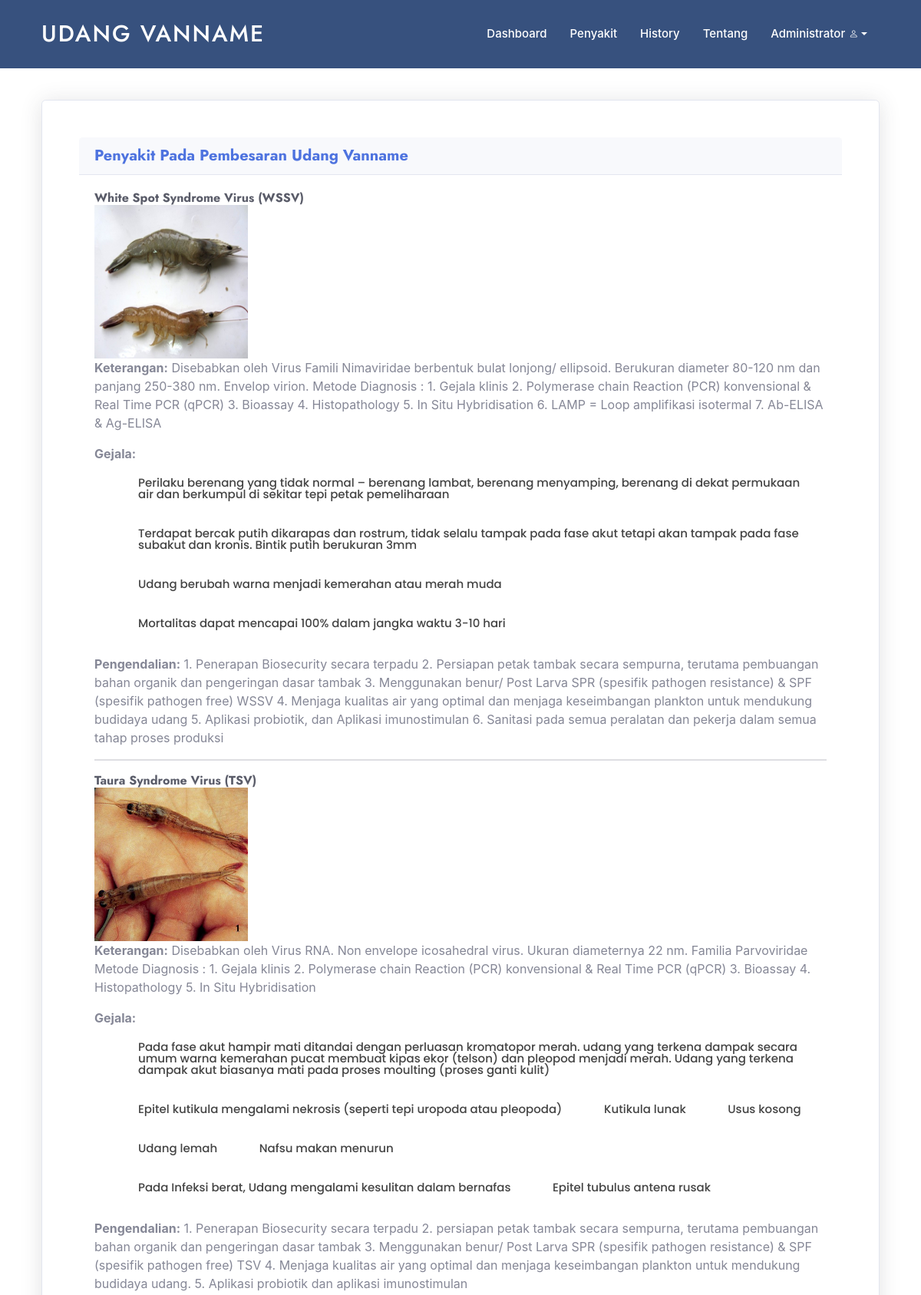
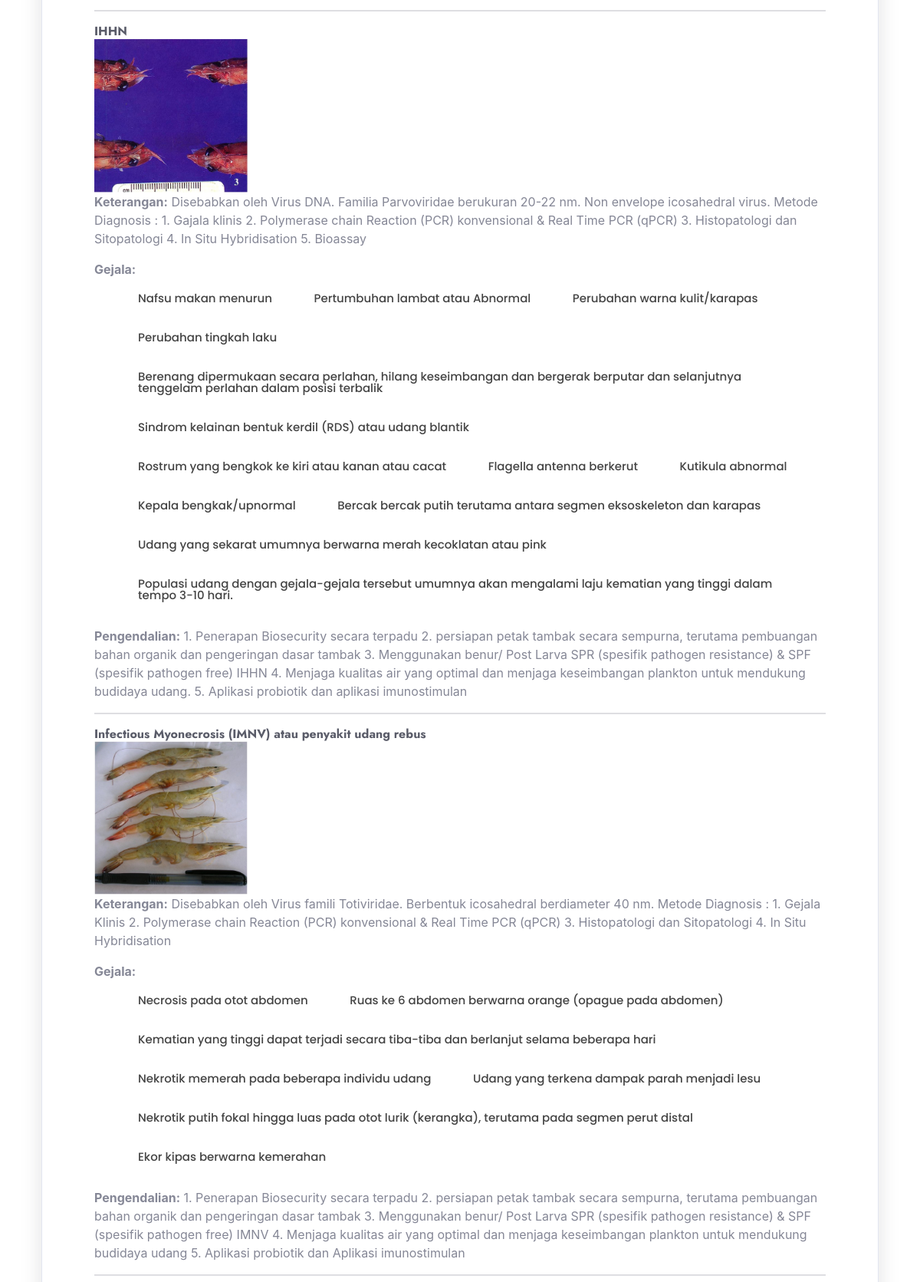
Screenshot of /user/penyakit.php (signed in, upper part) with the database file from the repository (2 pictures, top to bottom).
### tables this page shows
CREATE TABLE `tb_akun` (
  `id_akun` int(11) NOT NULL,
  `nama_lengkap` varchar(50) NOT NULL,
  `username` varchar(50) NOT NULL,
  `password` varchar(50) NOT NULL,
  `level` varchar(30) NOT NULL
);

CREATE TABLE `tb_penyakit` (
  `id_penyakit` int(11) NOT NULL,
  `nama_penyakit` text NOT NULL,
  `keterangan` text NOT NULL,
  `pengendalian` text NOT NULL,
  `gambar` text NOT NULL
);

CREATE TABLE `tb_gejala` (
  `id_gejala` int(11) NOT NULL,
  `nama_gejala` text NOT NULL
);

### user/penyakit.php (the view, shortened to what this page needs)
<?php
include 'header.php';
include '../assets/conn/config.php';
?>
<section id="portfolio" class="portfolio">
    <div class="container" data-aos="fade-up">
        <div class="section-title">
        </div>
        <div id="portfolio-flters" class="d-flex justify-content-center" data-aos="fade-up" data-aos-delay="100">
        <div class="card shadow p-5 mb-5">
            <div class="card-header">
                <h5 class="m-0 font-weight-bold text-primary">Penyakit Pada Pembesaran Udang Vanname</h5>
            </div>
        <div class="card-body">
        <?php
        $data = mysqli_query($conn, "SELECT * FROM tb_penyakit ORDER BY id_penyakit");
        if (mysqli_num_rows($data) > 0) {
            while ($row = mysqli_fetch_assoc($data)) {
                $idPenyakit = $row['id_penyakit'];
                $file = '../uploads/' . $row['gambar'];
                if (!empty($row['gambar'])) {
                    $imgSrc = $file;
                } else {
                     $imgSrc = 'path/to/default/image.jpg';
                }
                ?>
        <div class="penyakit-info">
            <h6 class='m-0 font-weight-bold text-dark'><?= $row['nama_penyakit'] ?></h6>
            <img src="<?= $imgSrc ?>" alt="<?= $row['nama_penyakit'] ?>" width="200" height="200">
            <p><strong>Keterangan:</strong> <?= $row['keterangan'] ?></p>
            <p class="mb-0"><strong>Gejala:</strong></p>
            <?php
            $det = mysqli_query($conn, "
                SELECT p.id_penyakit, p.nama_penyakit, p.keterangan, p.pengendalian, g.id_gejala, g.nama_gejala
                FROM tb_aturan a
                LEFT JOIN tb_gejala g ON a.id_gejala = g.id_gejala
                LEFT JOIN tb_penyakit p ON a.id_penyakit = p.id_penyakit
                WHERE a.id_penyakit = $idPenyakit
            ");
            if (mysqli_num_rows($det) > 0) { ?>
                <ul>
                    <?php while ($row2 = mysqli_fetch_assoc($det)) { ?>
                        <li><?= $row2['nama_gejala'] ?></li>
                    <?php } ?>
                </ul>
            <?php } else { ?>
                <p><strong>Tidak ada gejala</strong></p>
            <?php } ?>
            <p><strong>Pengendalian:</strong> <?= $row['pengendalian'] ?></p>
            <hr>
        </div>
        <?php
    }
} else { ?>
    <p>Tidak ada data penyakit yang tersedia.</p>
<?php } ?>
        </div>
    </div>
</div>
</section>

### user/header.php (shortened to what this page needs)
<?php
include '../assets/conn/config.php';
?>
<!DOCTYPE html>
<html lang="en">
<head>
  <link href="../assets-user/vendor/aos/aos.css" rel="stylesheet">
  <link href="../assets-user/vendor/bootstrap/css/bootstrap.min.css" rel="stylesheet">
  <link href="../assets-user/vendor/bootstrap-icons/bootstrap-icons.css" rel="stylesheet">
  <link href="../assets-user/vendor/boxicons/css/boxicons.min.css" rel="stylesheet">
  <link href="../assets-user/vendor/glightbox/css/glightbox.min.css" rel="stylesheet">
  <link href="../assets-user/vendor/remixicon/remixicon.css" rel="stylesheet">
  <link href="../assets-user/vendor/swiper/swiper-bundle.min.css" rel="stylesheet">
  <link href="../assets-user/css/style.css" rel="stylesheet">
  <link href="../assets/vendor/fontawesome-free/css/all.min.css" rel="stylesheet" type="text/css">
  <link href="../assets/css/sb-admin-2.min.css" rel="stylesheet">
  <link href="../assets/vendor/datatables/dataTables.bootstrap4.min.css" rel="stylesheet">
</head>
<body>
  <header id="header" class="fixed-top">
    <div class="container d-flex align-items-center">
      <h1 class="logo me-auto"><a href="index.php">UDANG VANNAME</a></h1>
      <nav id="navbar" class="navbar">
        <ul>
          <li><a class="nav-link scrollto" href="index.php">Dashboard</a></li>
          <li><a class="nav-link scrollto" href="penyakit.php">Penyakit</a></li>
          <li><a class="nav-link scrollto" href="history.php">History</a></li>
          <li><a class="nav-link scrollto" href="tentang.php">Tentang</a></li>
          <li class="dropdown">
  <a href="#" class="dropdown-toggle" data-toggle="dropdown">
    <span>
      <?php
      $username = $_SESSION['username'];
      $det = mysqli_query($conn, "SELECT * FROM tb_akun WHERE username='$username'");
      while ($d = mysqli_fetch_array($det)) {
      ?>
        <span><?php echo $d['nama_lengkap']; ?></span>
      <?php
      }
      ?>
    </span>
    <i class="bi bi-person"></i>
  </a>
</li>
      </nav>
    </div>
  </header>
  </body>
</html>

### assets-user/css/style.css (style rules this page uses)
body { font-family: "Open Sans", sans-serif; color: #444444; }
a { color: #47b2e4; text-decoration: none; }
h1, h2, h3, h4, h5, h6 { font-family: "Jost", sans-serif; }
#header { transition: all 0.5s; z-index: 997; padding: 15px 0; }
#header .logo { font-size: 30px; margin: 0; padding: 0; line-height: 1; font-weight: 500; letter-spacing: 2px; text-transform: uppercase; }
#header .logo a { color: #fff; }
.navbar { padding: 0; }
.navbar ul { margin: 0; padding: 0; display: flex; list-style: none; align-items: center; }
.navbar li { position: relative; }
.navbar a, .navbar a:focus { display: flex; align-items: center; justify-content: space-between; padding: 10px 0 10px 30px; font-size: 15px; font-weight: 500; color: #fff; white-space: nowrap; transition: 0.3s; }
.navbar a i, .navbar a:focus i { font-size: 12px; line-height: 0; margin-left: 5px; }
section { padding: 60px 0; overflow: hidden; }
.section-title { text-align: center; padding-bottom: 30px; }
.portfolio #portfolio-flters { list-style: none; margin-bottom: 20px; }
.portfolio #portfolio-flters li { cursor: pointer; display: inline-block; margin: 10px 5px; font-size: 15px; font-weight: 500; line-height: 1; color: #444444; transition: all 0.3s; padding: 8px 20px; border-radius: 50px; font-family: "Poppins", sans-serif; }

### user/penyakit.php (style rules this page uses)
#header { background: #37517E; }
section { padding: 0; padding-top: 100px; }

### rows the page displays
tb_akun: nama_lengkap "Administrator"
tb_penyakit: nama_penyakit "White Spot Syndrome Virus (WSSV)", gambar (picture), keterangan "Disebabkan oleh Virus Famili Nimaviridae berbentuk bulat lonjong/ ellipsoid. Berukuran diameter 80-120 nm dan panjang 250-380 nm. Envelop virion. Metode Diagnosis : 1. Gejala klinis 2. Polymerase chain Reaction (PCR) konvensional & Real Time PCR (qPCR) 3. Bioassay 4. Histopathology 5. In Situ Hybridisation 6. LAMP = Loop amplifikasi isotermal 7. Ab-ELISA & Ag-ELISA", tb_gejala.nama_gejala "Perilaku berenang yang tidak normal – berenang lambat, berenang menyamping, berenang di dekat permukaan air dan berkumpul di sekitar tepi petak pemeliharaan", tb_gejala.nama_gejala "Terdapat bercak putih dikarapas dan rostrum, tidak selalu tampak pada fase akut tetapi akan tampak pada fase subakut dan kronis. Bintik putih berukuran 3mm", tb_gejala.nama_gejala "Udang berubah warna menjadi kemerahan atau merah muda", tb_gejala.nama_gejala "Mortalitas dapat mencapai 100% dalam jangka waktu 3-10 hari", pengendalian "1. Penerapan Biosecurity secara terpadu 2. Persiapan petak tambak secara sempurna, terutama pembuangan bahan organik dan pengeringan dasar tambak 3. Menggunakan benur/ Post Larva SPR (spesifik pathogen resistance) & SPF (spesifik pathogen free) WSSV 4. Menjaga kualitas air yang optimal dan menjaga keseimbangan plankton untuk mendukung budidaya udang 5. Aplikasi probiotik, dan Aplikasi imunostimulan 6. Sanitasi pada semua peralatan dan pekerja dalam semua tahap proses produksi"
tb_penyakit: nama_penyakit "Taura Syndrome Virus (TSV)", gambar (picture), keterangan "Disebabkan oleh Virus RNA. Non envelope icosahedral virus. Ukuran diameternya 22 nm. Familia Parvoviridae Metode Diagnosis : 1. Gejala klinis 2. Polymerase chain Reaction (PCR) konvensional & Real Time PCR (qPCR) 3. Bioassay 4. Histopathology 5. In Situ Hybridisation", tb_gejala.nama_gejala "Pada fase akut hampir mati ditandai dengan perluasan kromatopor merah. udang yang terkena dampak secara umum warna kemerahan pucat membuat kipas ekor (telson) dan pleopod menjadi merah. Udang yang terkena dampak akut biasanya mati pada proses moulting (proses ganti kulit)", tb_gejala.nama_gejala "Epitel kutikula mengalami nekrosis (seperti tepi uropoda atau pleopoda)", tb_gejala.nama_gejala "Kutikula lunak", tb_gejala.nama_gejala "Usus kosong", tb_gejala.nama_gejala "Udang lemah", tb_gejala.nama_gejala "Nafsu makan menurun", tb_gejala.nama_gejala "Pada Infeksi berat, Udang mengalami kesulitan dalam bernafas", tb_gejala.nama_gejala "Epitel tubulus antena rusak", pengendalian "1. Penerapan Biosecurity secara terpadu 2. persiapan petak tambak secara sempurna, terutama pembuangan bahan organik dan pengeringan dasar tambak 3. Menggunakan benur/ Post Larva SPR (spesifik pathogen resistance) & SPF (spesifik pathogen free) TSV 4. Menjaga kualitas air yang optimal dan menjaga keseimbangan plankton untuk mendukung budidaya udang. 5. Aplikasi probiotik dan aplikasi imunostimulan"
tb_penyakit: nama_penyakit "IHHN", gambar (picture), keterangan "Disebabkan oleh Virus DNA. Familia Parvoviridae berukuran 20-22 nm. Non envelope icosahedral virus. Metode Diagnosis : 1. Gajala klinis 2. Polymerase chain Reaction (PCR) konvensional & Real Time PCR (qPCR) 3. Histopatologi dan Sitopatologi 4. In Situ Hybridisation 5. Bioassay", tb_gejala.nama_gejala "Nafsu makan menurun", tb_gejala.nama_gejala "Pertumbuhan lambat atau Abnormal", tb_gejala.nama_gejala "Perubahan warna kulit/karapas", tb_gejala.nama_gejala "Perubahan tingkah laku", tb_gejala.nama_gejala "Berenang dipermukaan secara perlahan, hilang keseimbangan dan bergerak berputar dan selanjutnya tenggelam perlahan dalam posisi terbalik", tb_gejala.nama_gejala "Sindrom kelainan bentuk kerdil (RDS) atau udang blantik", tb_gejala.nama_gejala "Rostrum yang bengkok ke kiri atau kanan atau cacat", tb_gejala.nama_gejala "Flagella antenna berkerut", tb_gejala.nama_gejala "Kutikula abnormal", tb_gejala.nama_gejala "Kepala bengkak/upnormal", tb_gejala.nama_gejala "Bercak bercak putih terutama antara segmen eksoskeleton dan karapas", tb_gejala.nama_gejala "Udang yang sekarat umumnya berwarna merah kecoklatan atau pink", tb_gejala.nama_gejala "Populasi udang dengan gejala-gejala tersebut umumnya akan mengalami laju kematian yang tinggi dalam tempo 3-10 hari.", pengendalian "1. Penerapan Biosecurity secara terpadu 2. persiapan petak tambak secara sempurna, terutama pembuangan bahan organik dan pengeringan dasar tambak 3. Menggunakan benur/ Post Larva SPR (spesifik pathogen resistance) & SPF (spesifik pathogen free) IHHN 4. Menjaga kualitas air yang optimal dan menjaga keseimbangan plankton untuk mendukung budidaya udang. 5. Aplikasi probiotik dan aplikasi imunostimulan"
tb_penyakit: nama_penyakit "Infectious Myonecrosis (IMNV) atau penyakit udang rebus", gambar (picture), keterangan "Disebabkan oleh Virus famili Totiviridae. Berbentuk icosahedral berdiameter 40 nm. Metode Diagnosis : 1. Gejala Klinis 2. Polymerase chain Reaction (PCR) konvensional & Real Time PCR (qPCR) 3. Histopatologi dan Sitopatologi 4. In Situ Hybridisation", tb_gejala.nama_gejala "Necrosis pada otot abdomen", tb_gejala.nama_gejala "Ruas ke 6 abdomen berwarna orange (opague pada abdomen)", tb_gejala.nama_gejala "Kematian yang tinggi dapat terjadi secara tiba-tiba dan berlanjut selama beberapa hari", tb_gejala.nama_gejala "Nekrotik memerah pada beberapa individu udang", tb_gejala.nama_gejala "Udang yang terkena dampak parah menjadi lesu", tb_gejala.nama_gejala "Nekrotik putih fokal hingga luas pada otot lurik (kerangka), terutama pada segmen perut distal", tb_gejala.nama_gejala "Ekor kipas berwarna kemerahan", pengendalian "1. Penerapan Biosecurity secara terpadu 2. persiapan petak tambak secara sempurna, terutama pembuangan bahan organik dan pengeringan dasar tambak 3. Menggunakan benur/ Post Larva SPR (spesifik pathogen resistance) & SPF (spesifik pathogen free) IMNV 4. Menjaga kualitas air yang optimal dan menjaga keseimbangan plankton untuk mendukung budidaya udang 5. Aplikasi probiotik dan Aplikasi imunostimulan"
